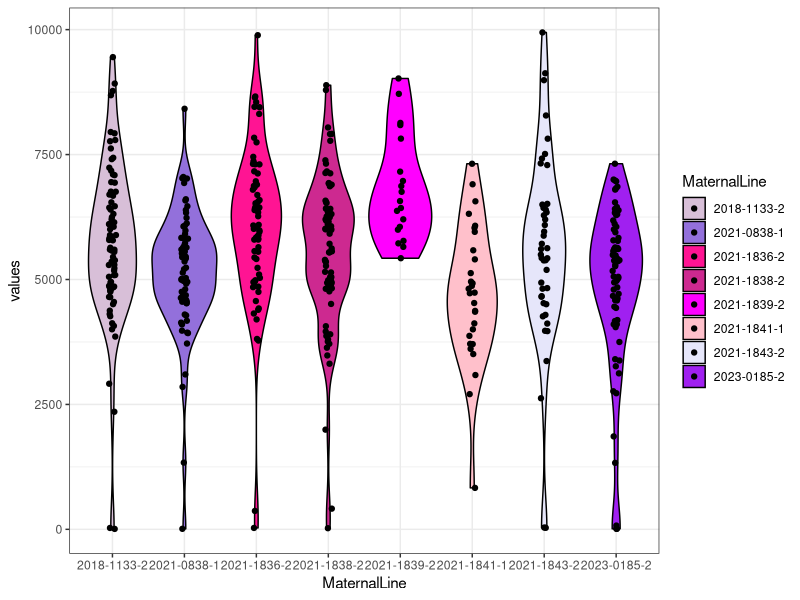
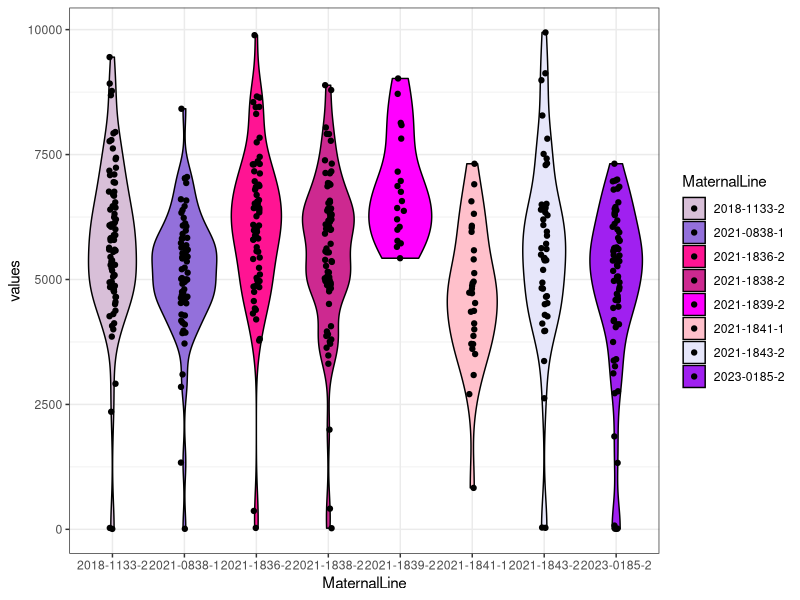

The R source for these figures, in order: (Note: this script raises an error after producing the figures.)

library(tidyverse)
library(RColorBrewer)

setwd("C:/Users/maial/Downloads/MBG REU/MOBOT_Physaria")

phy_tidy_data <- read_csv("data/Physaria_MergedData_tidy_20240703.csv")
unique(phy_tidy_data$variable_name)

# Custom color palette with shades of pink and purple
palette <- c("thistle", "mediumpurple", "deeppink", "maroon3", "magenta", "pink", "lavender", "purple")

# Make sure your dataset has no more levels of MaternalLine than colors in the palette
p <- ggplot(data = filter(phy_tidy_data, variable_name == "leafArea"), aes(x = MaternalLine, y = values, fill = MaternalLine)) +
  geom_violin(color = "black") +
  geom_point(position = position_jitter(width = 0.05)) +
  scale_fill_manual(values = palette) +
  theme_bw()

p

ggsave("./figures/phy_maternal_area_violin_point_maia.png", width = 10, height = 8, dpi = 600)

ggplot(data = filtered_data, aes(x = MaternalLine, y = leafArea.10)) +
  geom_point(color = "deeppink") +
  labs(x = "Maternal Line", y = "Leaf Area at Week 10 (leafArea.10)") +
  theme_bw()

ggsave("./figures/phy_maternal_area_point_maia.png", width = 10, height = 8, dpi = 600)

############################################################################################

# Make sure your dataset has no more levels of MaternalLine than colors in the palette
ggplot(data = filtered_data, aes(x = MaternalLine, y = leafLong.10, fill = MaternalLine)) +
  geom_violin(color = "black") +  # Using black for the outline to ensure visibility
  scale_fill_manual(values = palette) +
  labs(x = "Maternal Line", y = "Leaf Length (leafLong.10)") +
  theme_bw()

ggsave("./figures/phy_maternal_length_maia_07082024.png", width = 10, height = 8, dpi = 600)

#################################################################################################

# Plotting Phenotype Traits in Relation to Green Pixel Area

# Leaf Length at Week 10 by Green Pixel Area

# Create the plot
ggplot(data = filtered_data, aes(x = leafArea.10, y = leafLong.10)) +
  geom_point(color = "deeppink") +
  geom_smooth(method = "lm", color = "purple3", se = TRUE) +  # Add linear regression line
  labs(x = "Green Pixel Area", y = "Leaf Length at Week 10 (leafLong.10)") +
  theme_bw() +
  scale_y_continuous(breaks = seq(floor(min(filtered_data$leafLong.10)), ceiling(max(filtered_data$leafLong.10)), by = 1))

ggsave("./figures/phy_length_area_07082024.png", width = 10, height = 8, dpi = 600)

# Create the plot and color by the variable "MaternalLine"
ggplot(data = filtered_data, aes(x = leafArea.10, y = leafLong.10, color = MaternalLine)) +
  geom_point() +
  geom_smooth(method = "lm", color = "deeppink", se = TRUE) +
  labs(x = "Green Pixel Area", y = "Leaf Length at Week 10 (leafLong.10)") +
  theme_bw() +
  scale_y_continuous(breaks = seq(floor(min(filtered_data$leafLong.10)), ceiling(max(filtered_data$leafLong.10)), by = 1))

ggsave("./figures/phy_length_area_maternal_07082024.png", width = 10, height = 8, dpi = 600)

# Leaf Width at Week 10 by Green Pixel Area

# Plot
ggplot(data = filtered_data, aes(x = leafArea.10, y = leafWide.10)) +
  geom_point(color = "deeppink") +
  geom_smooth(method = "lm", color = "purple3", se = TRUE) +  # Add linear regression line
  labs(x = "Green Pixel Area", y = "Leaf Width at Week 10 (leafWide.10)") +
  theme_bw() +
  scale_y_continuous(breaks = seq(floor(min(filtered_data$leafWide.10)), ceiling(max(filtered_data$leafWide.10)), by = 1))

ggsave("./figures/phy_wide_area_07082024.png", width = 10, height = 8, dpi = 600)

# Plot and color by the variable "MaternalLine"
ggplot(data = filtered_data, aes(x = leafArea.10, y = leafWide.10, color = MaternalLine)) +
  geom_point() +
  geom_smooth(method = "lm", color = "deeppink", se = TRUE) +
  labs(x = "Green Pixel Area", y = "Leaf Wide at Week 10 (leafWide.10)") +
  theme_bw() +
  scale_y_continuous(breaks = seq(floor(min(filtered_data$leafWide.10)), ceiling(max(filtered_data$leafWide.10)), by = 1))

ggsave("./figures/phy_wide_area_maternal_07082024.png", width = 10, height = 8, dpi = 600)

# Flowering by Green Pixel Area

# Plot
ggplot(data = filtered_data, aes(x = leafArea.10, y = flwrOpen.15)) +
  geom_point(color = "deeppink") +
  geom_smooth(method = "lm", color = "purple3", se = TRUE) +  # Add linear regression line
  labs(x = "Green Pixel Area", y = "Flower Open at Week 15 (flwrOpen.15)") +
  theme_bw() +
  scale_y_continuous(breaks = seq(floor(min(filtered_data$flwrOpen.15)), ceiling(max(filtered_data$flwrOpen.15)), by = 1))

ggsave("./figures/phy_flwr_area_07082024.png", width = 10, height = 8, dpi = 600)

######################################################################################

# Plotting using Facet Wrap
ggplot(data = filtered_data, aes(x = leafArea.10, y = leafWide.10, color = MaternalLine)) +
  geom_point() +
  geom_smooth(method = "lm", color = "deeppink", se = TRUE) +  # Add linear regression line
  labs(x = "Green Pixel Area", y = "Leaf Width at Week 10 (leafWide.10)") +
  theme_bw() +
  scale_y_continuous(breaks = seq(floor(min(filtered_data$leafWide.10)), ceiling(max(filtered_data$leafWide.10)), by = 1)) +
  facet_wrap(~ MaternalLine)  # Replace 'maternal_line' with the actual column name for maternal lines

ggsave("./figures/phy_facet_maternal_07092024.png", width = 10, height = 8, dpi = 600)

######################################################################################################################################

# Transform "flwrOpen.2" to numeric

filter_data_fix <- filtered_data %>%
  mutate(flwrBud.2 = case_when(flwrBud.2 == "Y" ~ 1,
                               flwrBud.2 == "N" ~ 0,
                               TRUE ~ as.numeric(NA)))